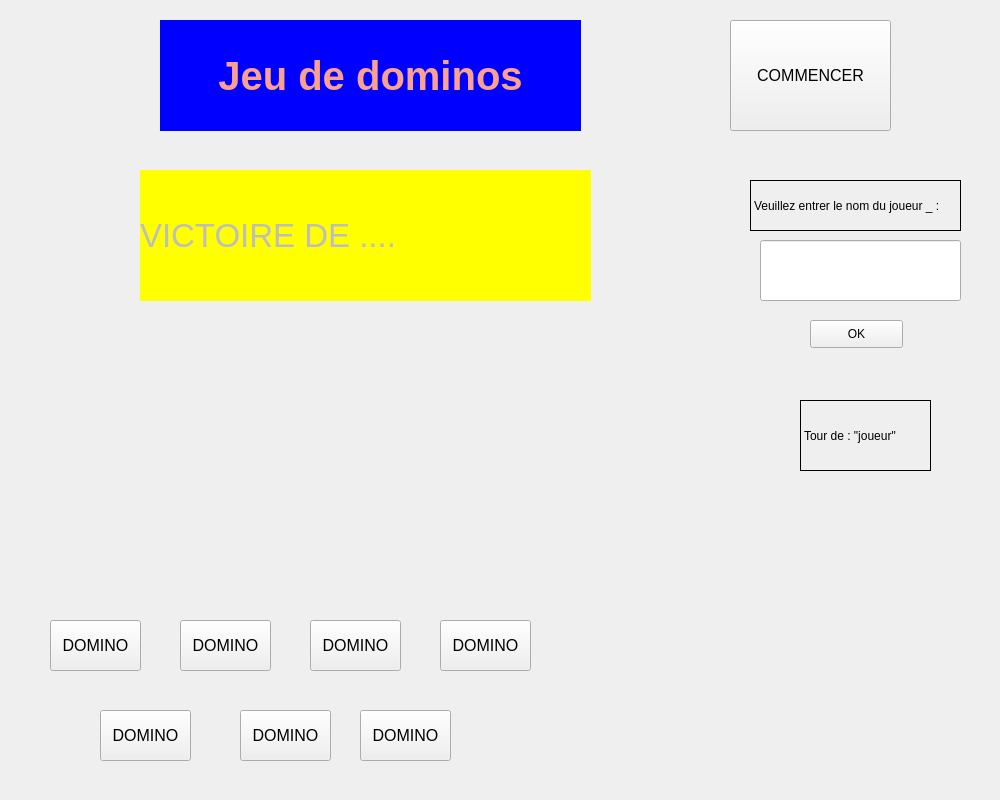
<?xml version="1.0" encoding="UTF-8"?>
<ui version="4.0">
 <class>Form</class>
 <widget class="QWidget" name="Form">
  <property name="geometry">
   <rect>
    <x>0</x>
    <y>0</y>
    <width>1000</width>
    <height>800</height>
   </rect>
  </property>
  <property name="windowTitle">
   <string>Form</string>
  </property>
  <property name="styleSheet">
   <string notr="true"/>
  </property>
  <widget class="QLabel" name="label_titre">
   <property name="geometry">
    <rect>
     <x>160</x>
     <y>20</y>
     <width>421</width>
     <height>111</height>
    </rect>
   </property>
   <property name="font">
    <font>
     <pointsize>30</pointsize>
     <weight>75</weight>
     <bold>true</bold>
    </font>
   </property>
   <property name="layoutDirection">
    <enum>Qt::LeftToRight</enum>
   </property>
   <property name="styleSheet">
    <string notr="true">background:light blue;color:#FAA18F</string>
   </property>
   <property name="frameShadow">
    <enum>QFrame::Sunken</enum>
   </property>
   <property name="text">
    <string>Jeu de dominos</string>
   </property>
   <property name="textFormat">
    <enum>Qt::PlainText</enum>
   </property>
   <property name="alignment">
    <set>Qt::AlignCenter</set>
   </property>
  </widget>
  <widget class="QPushButton" name="pushButton">
   <property name="geometry">
    <rect>
     <x>50</x>
     <y>620</y>
     <width>91</width>
     <height>51</height>
    </rect>
   </property>
   <property name="font">
    <font>
     <pointsize>12</pointsize>
    </font>
   </property>
   <property name="text">
    <string>DOMINO</string>
   </property>
  </widget>
  <widget class="QPushButton" name="pushButton_2">
   <property name="geometry">
    <rect>
     <x>180</x>
     <y>620</y>
     <width>91</width>
     <height>51</height>
    </rect>
   </property>
   <property name="font">
    <font>
     <pointsize>12</pointsize>
    </font>
   </property>
   <property name="text">
    <string>DOMINO</string>
   </property>
  </widget>
  <widget class="QPushButton" name="pushButton_3">
   <property name="geometry">
    <rect>
     <x>310</x>
     <y>620</y>
     <width>91</width>
     <height>51</height>
    </rect>
   </property>
   <property name="font">
    <font>
     <pointsize>12</pointsize>
    </font>
   </property>
   <property name="text">
    <string>DOMINO</string>
   </property>
  </widget>
  <widget class="QPushButton" name="pushButton_4">
   <property name="geometry">
    <rect>
     <x>440</x>
     <y>620</y>
     <width>91</width>
     <height>51</height>
    </rect>
   </property>
   <property name="font">
    <font>
     <pointsize>12</pointsize>
    </font>
   </property>
   <property name="text">
    <string>DOMINO</string>
   </property>
  </widget>
  <widget class="QPushButton" name="pushButton_5">
   <property name="geometry">
    <rect>
     <x>100</x>
     <y>710</y>
     <width>91</width>
     <height>51</height>
    </rect>
   </property>
   <property name="font">
    <font>
     <pointsize>12</pointsize>
    </font>
   </property>
   <property name="text">
    <string>DOMINO</string>
   </property>
  </widget>
  <widget class="QPushButton" name="pushButton_6">
   <property name="geometry">
    <rect>
     <x>240</x>
     <y>710</y>
     <width>91</width>
     <height>51</height>
    </rect>
   </property>
   <property name="font">
    <font>
     <pointsize>12</pointsize>
    </font>
   </property>
   <property name="text">
    <string>DOMINO</string>
   </property>
  </widget>
  <widget class="QPushButton" name="pushButton_7">
   <property name="geometry">
    <rect>
     <x>360</x>
     <y>710</y>
     <width>91</width>
     <height>51</height>
    </rect>
   </property>
   <property name="font">
    <font>
     <pointsize>12</pointsize>
    </font>
   </property>
   <property name="text">
    <string>DOMINO</string>
   </property>
  </widget>
  <widget class="QPushButton" name="start_btn">
   <property name="geometry">
    <rect>
     <x>730</x>
     <y>20</y>
     <width>161</width>
     <height>111</height>
    </rect>
   </property>
   <property name="font">
    <font>
     <pointsize>12</pointsize>
    </font>
   </property>
   <property name="text">
    <string>COMMENCER</string>
   </property>
  </widget>
  <widget class="QPushButton" name="name_btn">
   <property name="geometry">
    <rect>
     <x>810</x>
     <y>320</y>
     <width>93</width>
     <height>28</height>
    </rect>
   </property>
   <property name="text">
    <string>OK</string>
   </property>
  </widget>
  <widget class="QLabel" name="label_nom">
   <property name="geometry">
    <rect>
     <x>750</x>
     <y>180</y>
     <width>211</width>
     <height>51</height>
    </rect>
   </property>
   <property name="frameShape">
    <enum>QFrame::Box</enum>
   </property>
   <property name="text">
    <string>Veuillez entrer le nom du joueur _ :</string>
   </property>
  </widget>
  <widget class="QLineEdit" name="lineEdit">
   <property name="geometry">
    <rect>
     <x>760</x>
     <y>240</y>
     <width>201</width>
     <height>61</height>
    </rect>
   </property>
  </widget>
  <widget class="QLabel" name="label">
   <property name="geometry">
    <rect>
     <x>800</x>
     <y>400</y>
     <width>131</width>
     <height>71</height>
    </rect>
   </property>
   <property name="frameShape">
    <enum>QFrame::Box</enum>
   </property>
   <property name="text">
    <string>Tour de : &quot;joueur&quot;</string>
   </property>
  </widget>
  <widget class="QLabel" name="label_2">
   <property name="enabled">
    <bool>false</bool>
   </property>
   <property name="geometry">
    <rect>
     <x>140</x>
     <y>170</y>
     <width>451</width>
     <height>131</height>
    </rect>
   </property>
   <property name="font">
    <font>
     <pointsize>25</pointsize>
    </font>
   </property>
   <property name="styleSheet">
    <string notr="true">background:yellow</string>
   </property>
   <property name="text">
    <string>VICTOIRE DE ....</string>
   </property>
  </widget>
 </widget>
 <resources/>
 <connections/>
</ui>
